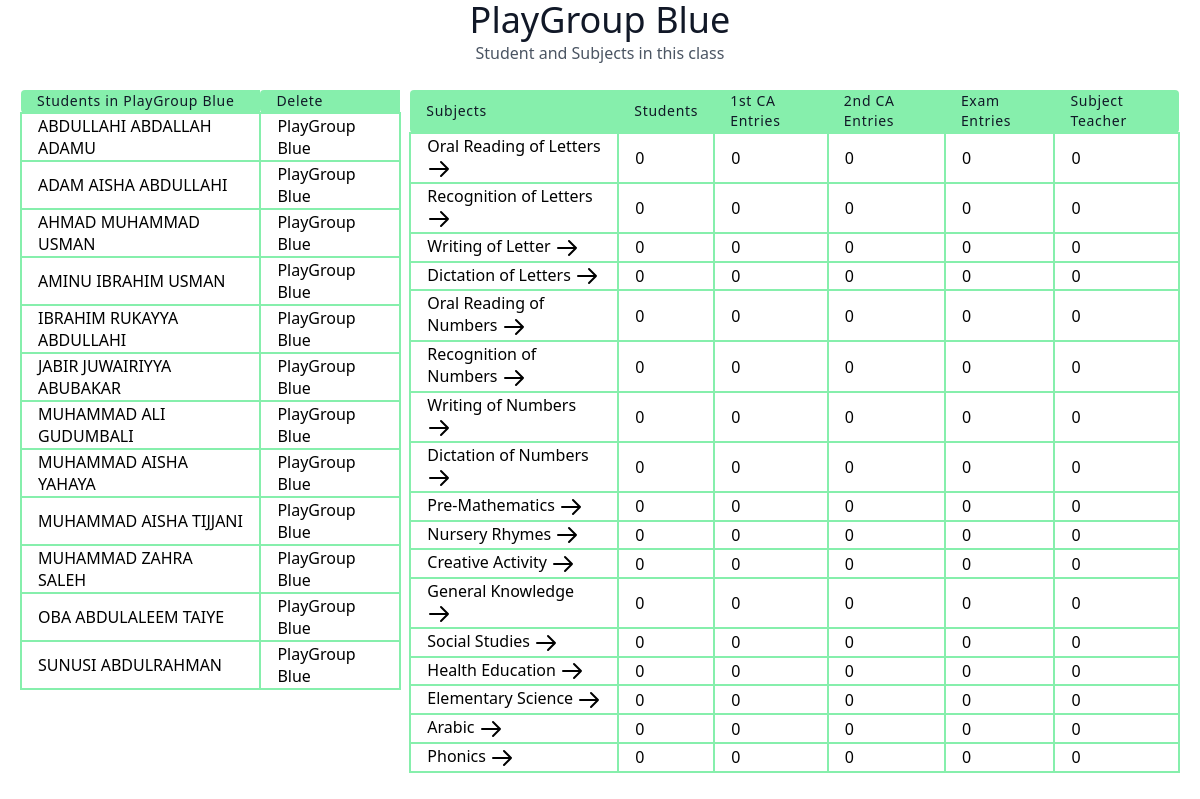
Page /classDetails/6/ on the committed database.
### result/models.py (models this page shows, shortened)
class classArmTeacher(models.Model):
    className = models.ForeignKey(all_class, on_delete=models.CASCADE, null=True)
    classArm = models.ForeignKey(classArm, related_name='classArm', on_delete=models.CASCADE, null=True)
    classTeacher = models.ForeignKey(User, on_delete=models.SET_NULL, null=True)
    date = models.DateTimeField(auto_now_add=True)
    class Meta:
        ordering = ['className']

class all_class(models.Model):
    className = models.CharField(max_length=100 , unique=True)
    section = models.ForeignKey(section, on_delete=models.CASCADE, null=True)
    complete = models.BooleanField(default=False)
    date = models.DateTimeField(auto_now_add=True)
    def __str__(self):
        return self.className
    class Meta:
        ordering = ['className']

class classArm(models.Model):
    armName = models.CharField(max_length=100 , unique=True)
    def __str__(self):
        return self.armName
    class Meta:
        ordering = ['armName']

class students(models.Model):
    first_name = models.CharField(max_length=100)
    last_name = models.CharField(max_length=100)
    middle_name = models.CharField(max_length=100, blank = True)
    gender = models.CharField(max_length=100 , choices= gender_choise)
    className = models.ForeignKey(all_class, related_name="studentclass", on_delete=models.CASCADE, null=True)
    classArm = models.ForeignKey(classArm, related_name="studentclassArm", on_delete=models.CASCADE, null=True)
    date = models.DateField(auto_now_add=True)
    class Meta:
        ordering = ['last_name']

class allsubject(models.Model):
    subjectTeacher = models.ForeignKey(User, on_delete=models.SET_NULL, null=True)
    className = models.ForeignKey(classArmTeacher, related_name="subjectclass", on_delete=models.CASCADE, null=True)
    subjectName = models.ForeignKey(subjectList, on_delete=models.CASCADE, null=True)
    date = models.DateField(auto_now_add=True)
    class Meta:
        ordering = ['subjectName']

class subjectList(models.Model):
    subjectName = models.CharField(max_length=100,null=True)
    subjectSection = models.ForeignKey('section',on_delete=models.CASCADE,null=True)
    def __str__(self):
        return self.subjectName

### result/views.py (the view)
# urls.py: path('classDetails/<int:pk>/', classDetails.as_view(), name='classDetails'),
class classDetails(DetailView):
    model = classArmTeacher
    context_object_name = 'all_class'
    template_name = 'result/classDetails.html'
    def get_context_data(self, **kwargs):
        context = super(classDetails, self).get_context_data(**kwargs)
        context['user'] = self.request.user
        if User.is_staff:
            context['subjects'] = allsubject.objects.filter(className_id = self.kwargs['pk'])
        else:
            context['subjects'] = allsubject.objects.filter(subjectTeacher = self.request.user , className_id = self.kwargs['pk'])
        context['students'] = students.objects.filter(classArm = self.get_object().classArm ,className = self.get_object().className)
        return context

### result/templates/result/classDetails.html (shortened to what this page needs)
<script src="https://cdn.tailwindcss.com"></script>
<link rel="stylesheet" href="https://cdn.tailgrids.com/tailgrids-fallback.css" />
<section class="text-gray-600 body-font px-5">
   <div class="container px-1 mx-auto">
     <div class="flex flex-col text-center w-full">
       <h1 class="sm:text-4xl font-medium title-font text-gray-900"> {{all_class.className}} {{all_class.classArm}}</h1>
       <p class="lg:w-2/3 mx-auto leading-relaxed text-base">Student and Subjects in this class</p>
       <br/>
     </div>
          </div>
     <div class = "grid grid-cols-3 gap-2" >
       <div>
        <table class="table-auto w-full text-left whitespace-no-wrap">
          <thead>
            <tr  >
              <th class="px-4 title-font tracking-wider font-medium text-gray-900 text-sm bg-green-300 rounded-tl rounded-bl">
                Students in {{all_class.className}} {{all_class.classArm}}
              </th>
              <th class="px-4 title-font tracking-wider font-medium text-gray-900 text-sm bg-green-300 rounded-tl rounded-bl">
                Delete
              </th>
            </tr>
          </thead>
          <tbody>
            {% for student in students %}
            <tr>
              <td class="px-4 border-2 border-green-300 hover:bg-yellow-300">
                {{ student.last_name }} {{ student.first_name }} {{ student.middle_name }}
              </td>
              <td class="px-4 border-2 border-green-300 hover:bg-yellow-300">
                {{ student.className}} {{ student.classArm }}
              </td>
            </tr>
            {% endfor %}
          </tbody>
        </table>
       </div>
       <div class = "col-span-2">
        <table class="table-auto w-full text-left whitespace-no-wrap ">
          <thead>
            <tr  >
              <th class="px-4 title-font tracking-wider font-medium text-gray-900 text-sm bg-green-300 rounded-tl rounded-bl">Subjects</th>
              <th class="px-4 title-font tracking-wider font-medium text-gray-900 text-sm bg-green-300">Students</th>
              <th class="px-4 title-font tracking-wider font-medium text-gray-900 text-sm bg-green-300">1st CA Entries</th>
              <th class="px-4 title-font tracking-wider font-medium text-gray-900 text-sm bg-green-300">2nd CA Entries</th>
              <th class="px-4 title-font tracking-wider font-medium text-gray-900 text-sm bg-green-300">Exam Entries</th>
              <th class="px-4 title-font tracking-wider font-medium text-gray-900 text-sm bg-green-300 rounded-tr rounded-br">Subject Teacher</th>
            </tr>
          </thead>
          <tbody>
            {% for subject in subjects %}
            <tr>
              <td class="px-4 border-2 border-green-300 hover:bg-yellow-300"> <a href="{% url 'result:subjectDetails' subject.id %}">
                {{ subject.subjectName }}
                <svg xmlns="http://www.w3.org/2000/svg" class="h-6 w-6 inline-block" fill="none" viewBox="0 0 24 24" stroke="currentColor">
              </a> </td>
              <td class="px-4 border-2 border-green-300">0 </td>
              <td class="px-4 border-2 border-green-300">0 </td>
              <td class="px-4 border-2 border-green-300">0 </td>
              <td class="px-4 border-2 border-green-300">0 </td>
              <td class="px-4 border-2 border-green-300">0 </td>
            </tr>
            {% endfor %}
          </tbody>
        </table>
       </div>
     </div>
 </section>

### rows in the picture
classArmTeacher: className "PlayGroup", classArm "Blue"
students: last_name "ABDULLAHI", first_name "ABDALLAH", middle_name "ADAMU", className "PlayGroup", classArm "Blue"
students: last_name "ADAM", first_name "AISHA", middle_name "ABDULLAHI", className "PlayGroup", classArm "Blue"
students: last_name "AHMAD", first_name "MUHAMMAD", middle_name "USMAN", className "PlayGroup", classArm "Blue"
students: last_name "AMINU", first_name "IBRAHIM", middle_name "USMAN", className "PlayGroup", classArm "Blue"
students: last_name "IBRAHIM", first_name "RUKAYYA", middle_name "ABDULLAHI", className "PlayGroup", classArm "Blue"
students: last_name "JABIR", first_name "JUWAIRIYYA", middle_name "ABUBAKAR", className "PlayGroup", classArm "Blue"
students: last_name "MUHAMMAD", first_name "ALI", middle_name "GUDUMBALI", className "PlayGroup", classArm "Blue"
students: last_name "MUHAMMAD", first_name "AISHA", middle_name "YAHAYA", className "PlayGroup", classArm "Blue"
students: last_name "MUHAMMAD", first_name "AISHA", middle_name "TIJJANI", className "PlayGroup", classArm "Blue"
students: last_name "MUHAMMAD", first_name "ZAHRA", middle_name "SALEH", className "PlayGroup", classArm "Blue"
students: last_name "OBA", first_name "ABDULALEEM", middle_name "TAIYE", className "PlayGroup", classArm "Blue"
students: last_name "SUNUSI", first_name "ABDULRAHMAN", className "PlayGroup", classArm "Blue"
allsubject: subjectName "Oral Reading of Letters"
allsubject: subjectName "Recognition of Letters"
allsubject: subjectName "Writing of Letter"
allsubject: subjectName "Dictation of Letters"
allsubject: subjectName "Oral Reading of Numbers"
allsubject: subjectName "Recognition of Numbers"
allsubject: subjectName "Writing of Numbers"
allsubject: subjectName "Dictation of Numbers"
allsubject: subjectName "Pre-Mathematics"
allsubject: subjectName "Nursery Rhymes"
allsubject: subjectName "Creative Activity"
allsubject: subjectName "General Knowledge"
allsubject: subjectName "Social Studies"
allsubject: subjectName "Health Education"
allsubject: subjectName "Elementary Science"
allsubject: subjectName "Arabic"
allsubject: subjectName "Phonics"
